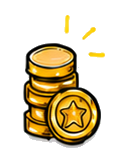
#> input picture assets/images/coins.png, 113 x 153 px
$ python process_training.py
#> lines starting #> are read from the running program, lines starting #| are printed output that depends on the picture
#!/usr/bin/env python3
"""
Produce training_labeled.mp4 from training.mp4.

Layout (both rows are 1288px wide):
  top row:    [RGB Obs (640)] [gap] [3DGS Rendering (640)]
  bottom row: [Actions (316)] [gap] [Reward Signal (640)] [gap] [BEV (316)]
  Total: 1288 × 728
"""

import subprocess, os
import numpy as np
from PIL import Image, ImageDraw, ImageFont

VIDEO_IN   = "assets/videos/training.mp4"
VIDEO_MAIN = "assets/videos/training_labeled.mp4"

SRC_W, SRC_H = 2572, 360
FPS  = 12
GAP  = 8

# ── Source column layout ─────────────────────────────────────────────────────
C1_X, C1_W = 0,    640   # RGB observation
C2_X, C2_W = 648,  640   # 3DGS rendering
C3_X, C3_W = 1296, 640   # Reward signal
C4_X, C4_W = 1944, 360   # Bird's eye view
C5_X, C5_W = 2312, 260   # Action distribution chart (prob sampling only)

# ── Output dimensions ─────────────────────────────────────────────────────────
TOP_W  = C1_W + GAP + C2_W   # 1288  (top row)
BOT_W  = TOP_W                # 1288  (bottom row same width)

# Bottom row column widths: Actions | gap | Reward | gap | BEV
# Reward stays 640 centered → flanks are (1288-640-2*GAP)//2 = 300px each
FLANK  = (TOP_W - C3_W - 2 * GAP) // 2   # 300
ACT_W  = FLANK   # 300  (action panel)
BEV_W  = FLANK   # 300  (BEV panel)

# Bottom row x-offsets
BOT_ACT_X  = 0
BOT_REW_X  = ACT_W + GAP               # 308
BOT_BEV_X  = ACT_W + GAP + C3_W + GAP  # 956

OUT_W = TOP_W   # 1288
OUT_H = SRC_H + GAP + SRC_H            # 728

LABEL_H = 32

# ── Reward indicator position (top-right of reward cell in output frame) ─────
CIRCLE_R     = 36
CIRCLE_ALPHA = 180
CIRCLE_CX    = BOT_REW_X + C3_W - CIRCLE_R - 8
CIRCLE_CY    = SRC_H + GAP + CIRCLE_R + 8

# ── Fonts ────────────────────────────────────────────────────────────────────
def load_font(size, bold=False):
#> called with size = 20, bold = True
    candidates = []
    if bold:
        candidates += ["/System/Library/Fonts/Supplemental/Arial Bold.ttf",
                       "/System/Library/Fonts/Supplemental/Verdana Bold.ttf"]
    candidates += ["/System/Library/Fonts/Helvetica.ttc",
                   "/System/Library/Fonts/Arial.ttf",
                   "/Library/Fonts/Arial.ttf",
                   "/usr/share/fonts/truetype/dejavu/DejaVuSans.ttf"]
    for p in candidates:
        if os.path.exists(p):
            try:   return ImageFont.truetype(p, size)
            except: pass
    return ImageFont.load_default()

label_font = load_font(20, bold=True)

# ── Reward indicator ──────────────────────────────────────────────────────────
def make_indicator(png_path, size):
#> called with png_path = 'assets/images/coins.png', size = 72
    icon = Image.open(png_path).convert("RGBA").resize((size, size), Image.LANCZOS)
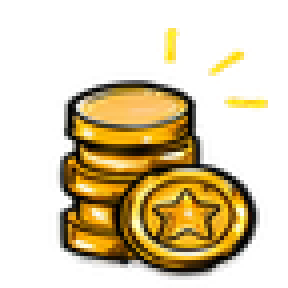
#> icon: PIL image 72x72 RGBA (shown 4 times larger); mean R, G, B, A 76.8, 63.1, 30.8, 95.4; transparent parts drawn white
    out  = Image.new("RGBA", (size, size), (0, 0, 0, 0))
#> out: PIL image 72x72 RGBA; every value is 0
    d    = ImageDraw.Draw(out)
    d.ellipse([0, 0, size-1, size-1], fill=(255, 255, 255, CIRCLE_ALPHA))
    pad   = size // 7
    small = icon.resize((size-pad*2, size-pad*2), Image.LANCZOS)
    out.paste(small, (pad, pad), small)
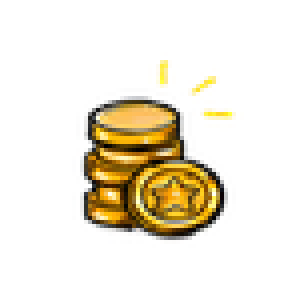
#> out: PIL image 72x72 RGBA (shown 4 times larger); mean R, G, B, A 181, 174.3, 158.8, 153.4; transparent parts drawn white
    return np.array(out)

_IS = CIRCLE_R * 2
_ind_coins = make_indicator("assets/images/coins.png", _IS)

def make_coins_with_cross(size):
    """Coins icon with a semi-transparent cross in the top-right corner."""
#> called with size = 72
    base  = Image.fromarray(make_indicator("assets/images/coins.png", size)).convert("RGBA")
    cross = Image.open("assets/images/cross.png").convert("RGBA")
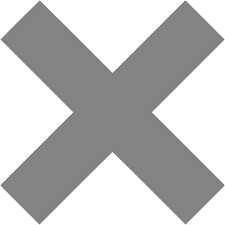
#> input picture assets/images/cross.png, 225 x 225 px
#> cross is the input picture: PIL image 225x225 RGBA; mean R, G, B, A 111.9, 110.9, 111.9, 132.6
    # Cross at 50% of circle size, top-right, 70% opacity
    cross_sz = int(size * 0.50)
    cross    = cross.resize((cross_sz, cross_sz), Image.LANCZOS)
#> cross: PIL image 36x36 RGBA
    # Tint cross red and set opacity
    r, g, b, a = cross.split()
    a = a.point(lambda x: int(x * 0.85))
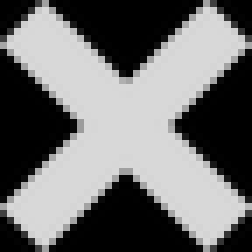
#> a: PIL image 36x36 L (shown 7 times larger); min 0, max 216, mean 112.1
    r = r.point(lambda x: min(255, int(x * 0.3 + 200)))  # push red channel up
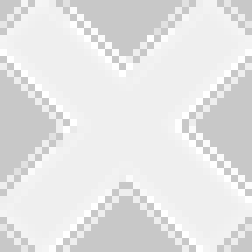
#> r: PIL image 36x36 L (shown 7 times larger); min 200, max 255, mean 228.1
    g = g.point(lambda x: int(x * 0.15))                 # suppress green
    b = b.point(lambda x: int(x * 0.15))                 # suppress blue
    cross = Image.merge("RGBA", (r, g, b, a))
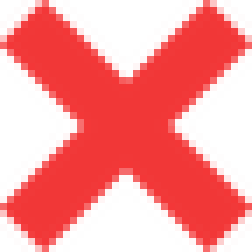
#> cross: PIL image 36x36 RGBA (shown 7 times larger); mean R, G, B, A 228.1, 13.8, 13.8, 112.1; transparent parts drawn white
    out    = base.copy()
    # Place centered
    offset = (size - cross_sz) // 2
    out.paste(cross, (offset, offset), cross)
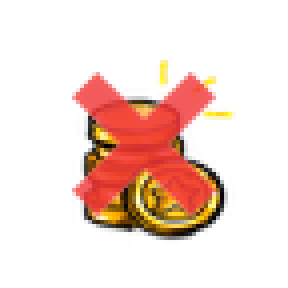
#> out: PIL image 72x72 RGBA (shown 4 times larger); mean R, G, B, A 186.3, 158.8, 150.7, 150.4; transparent parts drawn white
    return np.array(out)

_ind_cross = make_coins_with_cross(_IS)

# [13 lines left out: functions is_green_reward, paste_indicator, not called in this run]

# ── BEV scaling (360×360 → BEV_W×BEV_W, centered vertically in SRC_H cell) ─
_BEV_SZ   = BEV_W                            # 300 px square
_BEV_PAD_Y = (SRC_H - _BEV_SZ) // 2          # 30 px top/bottom pad

# [6 lines left out: function scaled_bev, not called in this run]

# ── Gamepad rendering ─────────────────────────────────────────────────────────
_CHART_SAMPLES = {'F': (130,75), 'L': (75,130), 'R': (185,130), 'S': (130,185)}
_SAMPLE_R = 10

# [6 lines left out: function read_action_probs, not called in this run]

_BTN_SZ = 64
_BTN_R  = 11
_BTN_ACTIVE   = (59, 130, 246)
_BTN_INACTIVE = (210, 210, 210)
_ARR_ACTIVE   = (255, 255, 255)
_ARR_INACTIVE = (130, 130, 130)

# Button centers in a ACT_W × SRC_H panel (SRC_H=360, LABEL_H=32 → 328 usable)
_GP_CX    = ACT_W // 2   # 150
_GP_UP_Y  = 110
_GP_LR_Y  = 230
_GP_LX    = ACT_W // 4           # 75
_GP_RX    = ACT_W * 3 // 4       # 225

# [28 lines left out: functions _arrow_pts, render_gamepad, not called in this run]

# ── Label helper ─────────────────────────────────────────────────────────────
_probe = ImageDraw.Draw(Image.new("RGB",(1,1)))

# [7 lines left out: function cell_label, not called in this run]

# ── Pipes ─────────────────────────────────────────────────────────────────────
#> (the run stopped early here; a loop or call above may not have finished)
